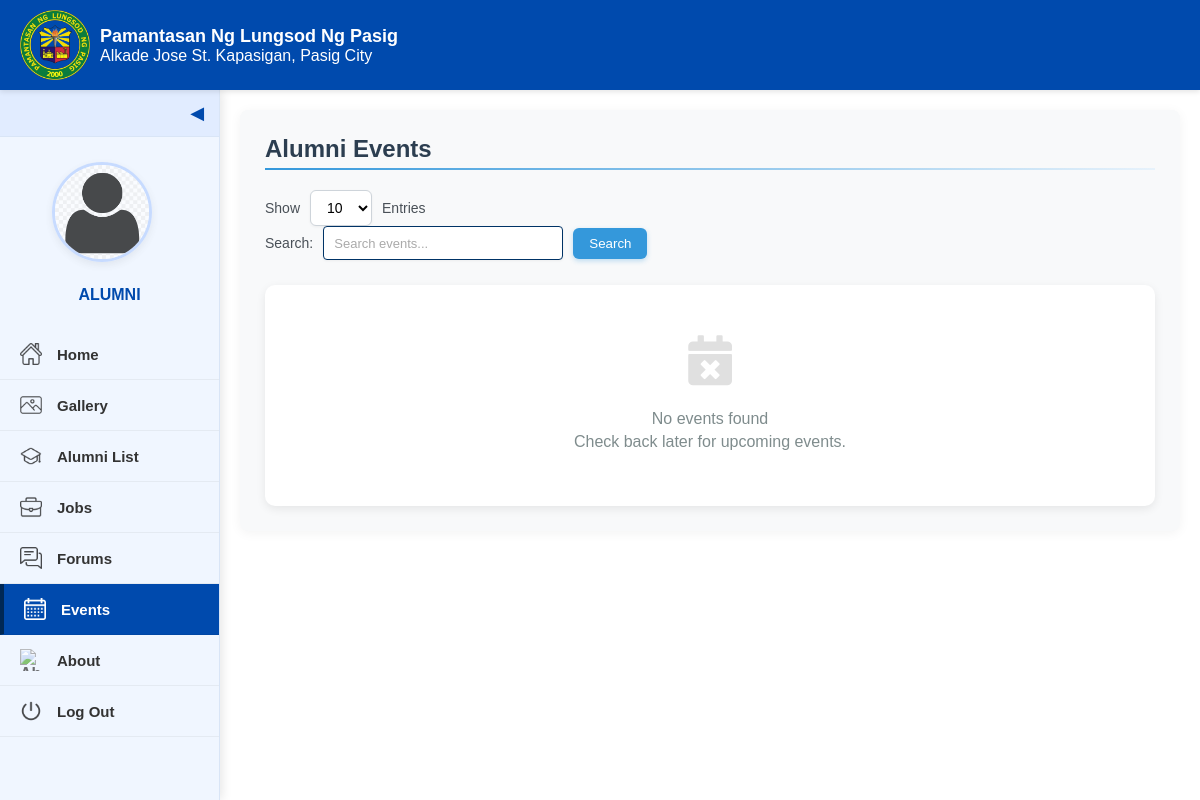
The page /alumni-events.php on the database as committed earlier.
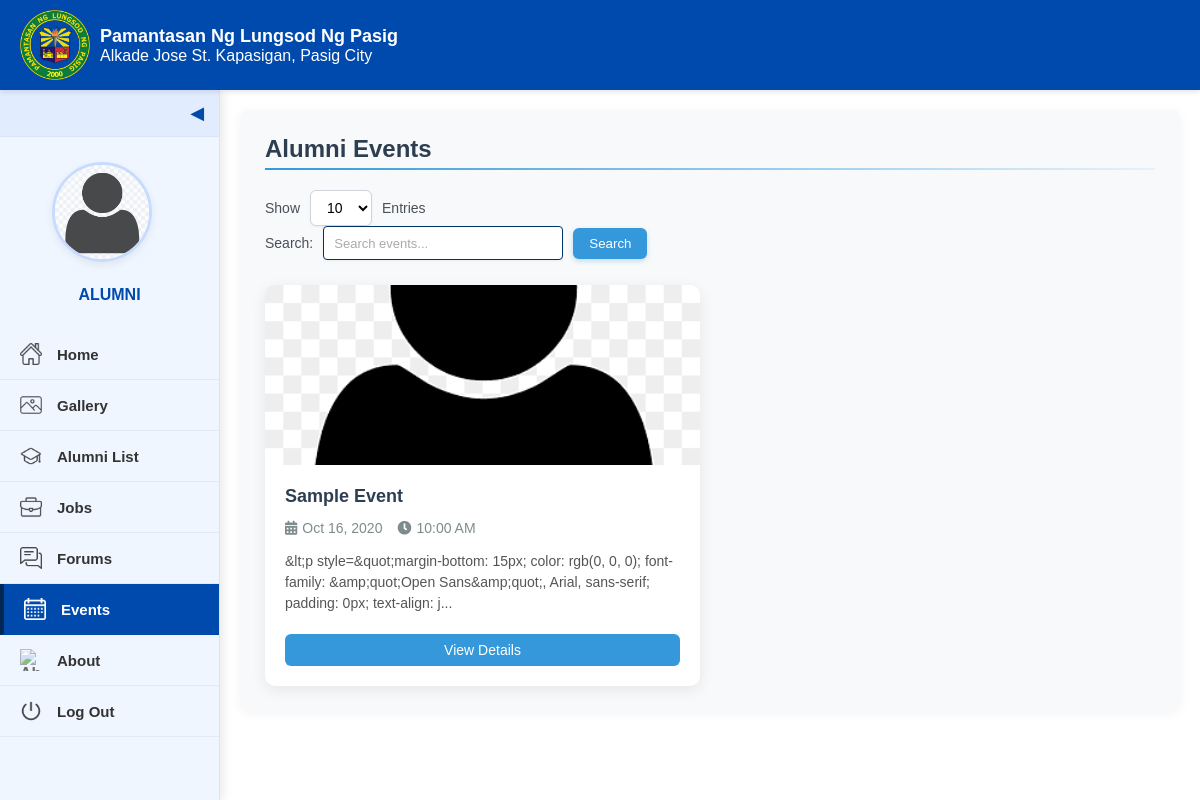
The same page on the database as committed later.
### tables this page shows
CREATE TABLE `events` (
  `id` int(30) NOT NULL,
  `title` varchar(250) NOT NULL,
  `content` text NOT NULL,
  `schedule` datetime NOT NULL,
  `banner` text NOT NULL,
  `date_created` datetime NOT NULL DEFAULT current_timestamp()
);

### alumni-events.php (the view, shortened to what the changed rows need)
<?php
include 'admin/db_connect.php';
$page = isset($_GET['page']) ? intval($_GET['page']) : 1;
$items_per_page = isset($_GET['limit']) ? intval($_GET['limit']) : 10;
$offset = ($page - 1) * $items_per_page;
$search = isset($_GET['search']) ? $conn->real_escape_string($_GET['search']) : '';
$search_condition = '';
$sql = "SELECT * FROM events $search_condition ORDER BY schedule DESC LIMIT $offset, $items_per_page";
$result = $conn->query($sql);
$total_sql = "SELECT COUNT(*) as total FROM events $search_condition";
$total_result = $conn->query($total_sql);
?>
<!DOCTYPE html>
<html lang="en">
<head>
  <link rel="stylesheet" href="style.css">
  <link rel="stylesheet" href="css/alumni-events.css">
  <link rel="stylesheet" href="https://cdnjs.cloudflare.com/ajax/libs/font-awesome/5.15.3/css/all.min.css">
</head>
<body>
  <main class="content">
      <div class="alumni-events-content">
          <div class="events-container">
              <?php
              if($result && $result->num_rows > 0):
                  while($row = $result->fetch_assoc()):
                      $banner_path = $row['banner'];
                      if(empty($banner_path) || !file_exists($banner_path)) {
                          $banner_path = "images/no-image.jpg";
                      }
                      $event_date = date('M d, Y', strtotime($row['schedule']));
                      $event_time = date('h:i A', strtotime($row['schedule']));
              ?>
              <div class="event-card">
                  <div class="event-banner">
                      <img src="<?php echo $banner_path; ?>" alt="<?php echo htmlspecialchars($row['title']); ?>">
                  </div>
                  <div class="event-info">
                      <h3 class="event-title"><?php echo htmlspecialchars($row['title']); ?></h3>
                      <div class="event-meta">
                          <div class="event-date">
                              <i class="fas fa-calendar-alt"></i> <?php echo $event_date; ?>
                          </div>
                          <div class="event-time">
                              <i class="fas fa-clock"></i> <?php echo $event_time; ?>
                          </div>
                      </div>
                      <div class="event-description">
                          <?php
                          $content = strip_tags($row['content']);
                          $short_content = strlen($content) > 150 ? substr($content, 0, 150) . '...' : $content;
                          echo htmlspecialchars($short_content);
                          ?>
                      </div>
                      <div class="event-actions">
                          <button class="view-details-btn" data-id="<?php echo $row['id']; ?>"
                                  data-title="<?php echo htmlspecialchars($row['title']); ?>"
                                  data-content="<?php echo htmlspecialchars($row['content']); ?>"
                                  data-schedule="<?php echo $row['schedule']; ?>"
                                  data-banner="<?php echo $banner_path; ?>"
                                  data-gform="<?php echo htmlspecialchars($row['gform_link'] ?? ''); ?>"
                                  onclick="viewEvent(this)">
                              View Details
                          </button>
                      </div>
                  </div>
              </div>
              <?php
                  endwhile;
              else:
              ?>
              <div class="no-events">
                  <i class="fas fa-calendar-times"></i>
                  <p>No events found</p>
                  <?php if (!empty($search)): ?>
                  <p>Try a different search term or check back later.</p>
                  <?php else: ?>
                  <p>Check back later for upcoming events.</p>
                  <?php endif; ?>
              </div>
              <?php endif; ?>
          </div>
      </div>
  </main>
</body>
</html>

Rows that differ between the two databases and show on the page:
added events: title "Sample Event", schedule "Oct 16, 2020", schedule "10:00 AM", content "&lt;p style=&quot;margin-bottom: 15px; color: rgb(0, 0, 0); font-family: &amp;quot;Open Sans&amp;quot;, Arial, sans-serif; padding: 0px; text-align: j..."
Other text that changed with them:
text no longer shown: "No events found Check back later for upcoming events."
